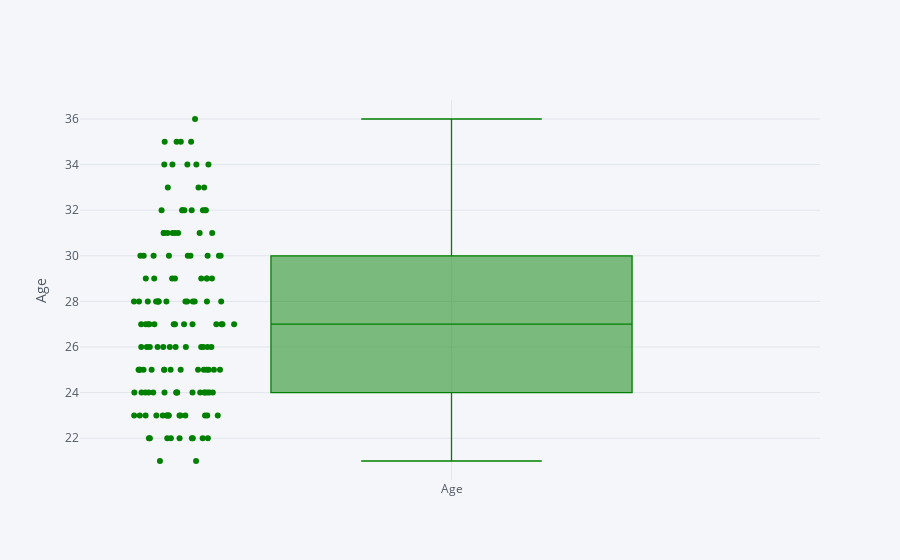

This figure's notebook cell:
### Code cell
# Age
wnba['Age'].iplot(kind='box', boxpoints='all', color='green', yTitle='Age')

### Figure 1 — Plotly figure (JSON) as saved in the notebook; plotly's stock layout.template omitted (floating-point values rounded to 4 significant figures; data arrays with more than 128 entries replaced by an {"elided": "..."} marker saying what was removed)
{"data": [{"boxpoints": "all", "line": {"width": 1.3}, "marker": {"color": "rgba(0, 128, 0, 1.0)"}, "name": "Age", "orientation": "v", "type": "box", "y": {"elided": "142 int values"}}], "layout": {"legend": {"bgcolor": "#F5F6F9", "font": {"color": "#4D5663"}}, "paper_bgcolor": "#F5F6F9", "plot_bgcolor": "#F5F6F9", "title": {"font": {"color": "#4D5663"}}, "xaxis": {"gridcolor": "#E1E5ED", "showgrid": true, "tickfont": {"color": "#4D5663"}, "title": {"font": {"color": "#4D5663"}, "text": ""}, "zerolinecolor": "#E1E5ED"}, "yaxis": {"gridcolor": "#E1E5ED", "showgrid": true, "tickfont": {"color": "#4D5663"}, "title": {"font": {"color": "#4D5663"}, "text": "Age"}, "zerolinecolor": "#E1E5ED"}}}
